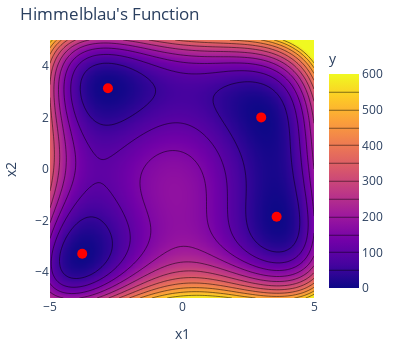

The notebook cell this image was saved under:
### Code cell
import plotly.graph_objects as go


fig = go.Figure(
    data=go.Contour(
        z=results,
        zmin=0,
        zmax=600,
        x=x1_vec,
        y=x2_vec,
        contours_coloring="heatmap",
        colorbar={"title": "y"},
    )
)

fig.update_layout(
    title="Himmelblau's Function",
    autosize=False,
    width=400,
    height=350,
    margin={"l": 10, "r": 10, "b": 10, "t": 40},
    xaxis_title="x1",
    yaxis_title="x2",
    legend_title="y",
)

for x1, x2 in x_minima:
    fig.add_trace(
        go.Scatter(
            x=[x1],
            y=[x2],
            mode="markers",
            showlegend=False,
            marker={"size": 10, "color": "red"},
        )
    )
fig.show()

### Figure 1 — Plotly figure (JSON) as saved in the notebook; plotly's stock layout.template omitted (floating-point values rounded to 4 significant figures; data arrays with more than 128 entries replaced by an {"elided": "..."} marker saying what was removed)
{"data": [{"colorbar": {"title": {"text": "y"}}, "contours": {"coloring": "heatmap"}, "type": "contour", "x": [-5, -4.899, -4.798, -4.697, -4.596, -4.495, -4.394, -4.293, -4.192, -4.091, -3.99, -3.889, -3.788, -3.687, -3.586, -3.485, -3.384, -3.283, -3.182, -3.081, -2.98, -2.879, -2.778, -2.677, -2.576, -2.475, -2.374, -2.273, -2.172, -2.071, -1.97, -1.869, -1.768, -1.667, -1.566, -1.465, -1.364, -1.263, -1.162, -1.061, -0.9596, -0.8586, -0.7576, -0.6566, -0.5556, -0.4545, -0.3535, -0.2525, -0.1515, -0.05051, 0.05051, 0.1515, 0.2525, 0.3535, 0.4545, 0.5556, 0.6566, 0.7576, 0.8586, 0.9596, 1.061, 1.162, 1.263, 1.364, 1.465, 1.566, 1.667, 1.768, 1.869, 1.97, 2.071, 2.172, 2.273, 2.374, 2.475, 2.576, 2.677, 2.778, 2.879, 2.98, 3.081, 3.182, 3.283, 3.384, 3.485, 3.586, 3.687, 3.788, 3.889, 3.99, 4.091, 4.192, 4.293, 4.394, 4.495, 4.596, 4.697, 4.798, 4.899, 5], "y": [-5, -4.899, -4.798, -4.697, -4.596, -4.495, -4.394, -4.293, -4.192, -4.091, -3.99, -3.889, -3.788, -3.687, -3.586, -3.485, -3.384, -3.283, -3.182, -3.081, -2.98, -2.879, -2.778, -2.677, -2.576, -2.475, -2.374, -2.273, -2.172, -2.071, -1.97, -1.869, -1.768, -1.667, -1.566, -1.465, -1.364, -1.263, -1.162, -1.061, -0.9596, -0.8586, -0.7576, -0.6566, -0.5556, -0.4545, -0.3535, -0.2525, -0.1515, -0.05051, 0.05051, 0.1515, 0.2525, 0.3535, 0.4545, 0.5556, 0.6566, 0.7576, 0.8586, 0.9596, 1.061, 1.162, 1.263, 1.364, 1.465, 1.566, 1.667, 1.768, 1.869, 1.97, 2.071, 2.172, 2.273, 2.374, 2.475, 2.576, 2.677, 2.778, 2.879, 2.98, 3.081, 3.182, 3.283, 3.384, 3.485, 3.586, 3.687, 3.788, 3.889, 3.99, 4.091, 4.192, 4.293, 4.394, 4.495, 4.596, 4.697, 4.798, 4.899, 5], "z": {"elided": "100x100 float values"}, "zmax": 600, "zmin": 0}, {"marker": {"color": "red", "size": 10}, "mode": "markers", "showlegend": false, "type": "scatter", "x": [3], "y": [2]}, {"marker": {"color": "red", "size": 10}, "mode": "markers", "showlegend": false, "type": "scatter", "x": [-2.805], "y": [3.131]}, {"marker": {"color": "red", "size": 10}, "mode": "markers", "showlegend": false, "type": "scatter", "x": [-3.779], "y": [-3.283]}, {"marker": {"color": "red", "size": 10}, "mode": "markers", "showlegend": false, "type": "scatter", "x": [3.584], "y": [-1.848]}], "layout": {"autosize": false, "height": 350, "legend": {"title": {"text": "y"}}, "margin": {"b": 10, "l": 10, "r": 10, "t": 40}, "title": {"text": "Himmelblau's Function"}, "width": 400, "xaxis": {"title": {"text": "x1"}}, "yaxis": {"title": {"text": "x2"}}}}
